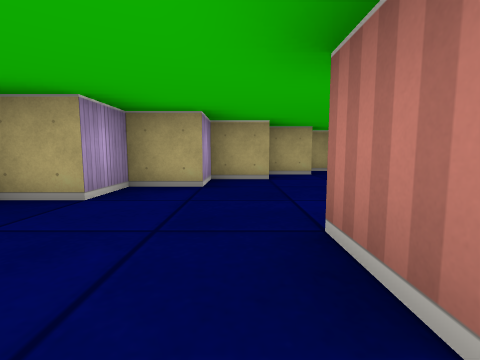
View 1 (above)

14 first-person views from a walk through a cub3D ray-caster map. The camera is about half as high as the walls, tilts 6° down and sees 85° across. The floor is counted in squares. Each view is taken from the middle of a square. On the plan, view 1 faces up. The plan holds only what a view shows up to about 9 squares ahead; the rest is blank.

View 2
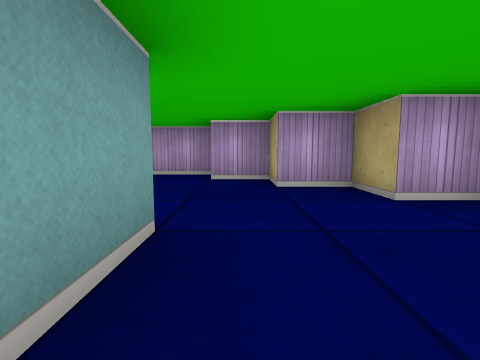

View 3
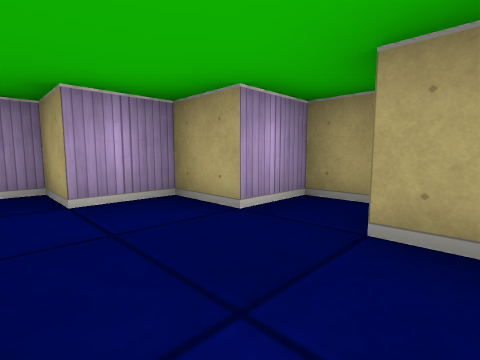

View 4
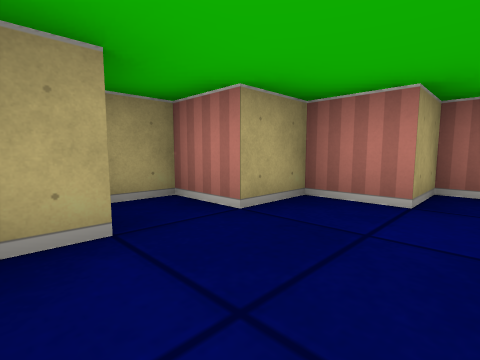

View 5
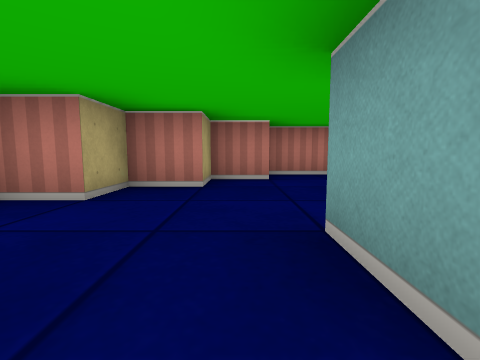

View 6
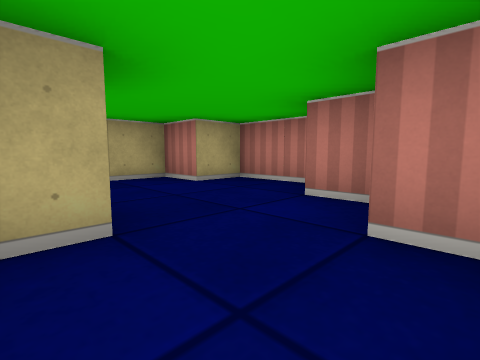

View 7
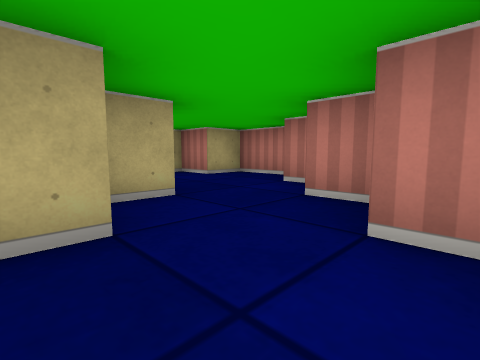

View 8
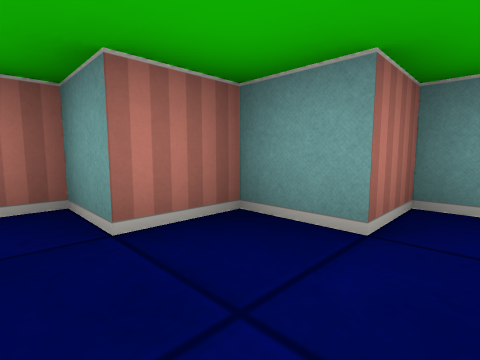

View 9
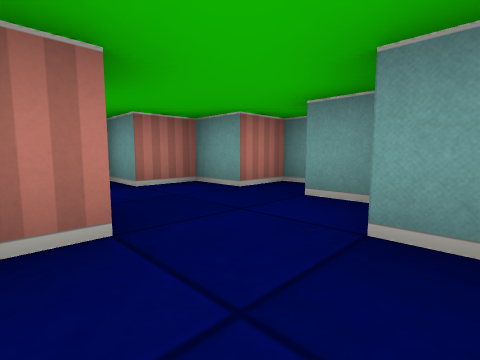

View 10
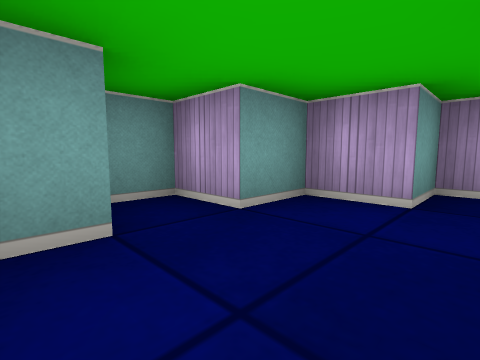

View 11
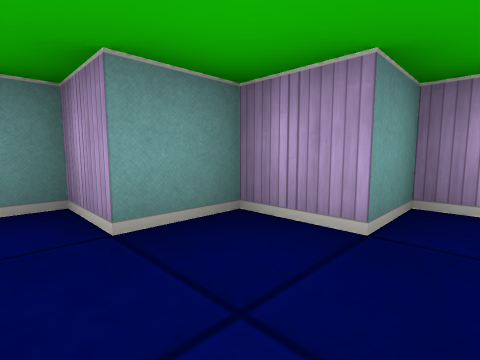

View 12
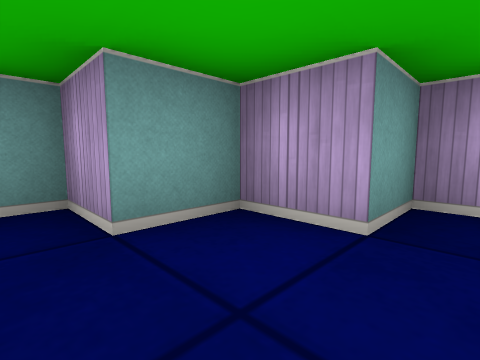

View 13
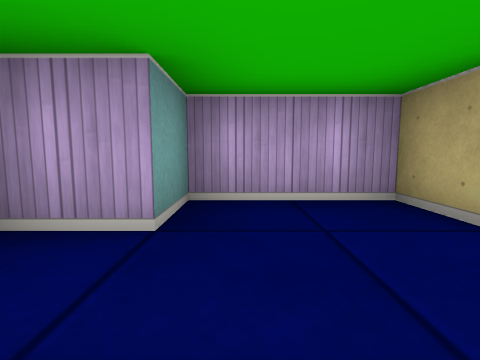

View 14
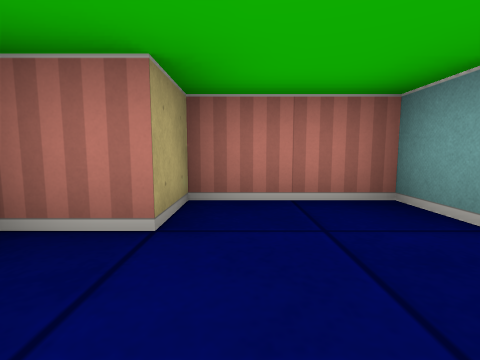

### Floor plan
Points are (right, up) in squares from view 1. A wall is a line through its corners. A room is listed if a view was taken in it or the views show most of it. See-through windows are left out.
Room 1 (views 1, 2, 3, 4, 5, 6, 7, 8, 9, 10, 11, 12, 13, 14)
walls: (1.5, 2.5) (2.5, 2.5); (0.5, 0.5) (0.5, 1.5); (-0.5, 3.5) (-1.5, 3.5) (-1.5, 2.5) (-2.5, 2.5) (-2.5, 0.5) (-1.5, 0.5) (-1.5, -0.5) (-0.5, -0.5) (-0.5, -1.5) (0.5, -1.5) (0.5, -2.5) (1.5, -2.5) (1.5, -3.5) (2.5, -3.5) (2.5, -2.5) (3.5, -2.5) (3.5, -1.5) (4.5, -1.5) (4.5, -0.5) (5.5, -0.5) (5.5, 0.5) (6.5, 0.5) (6.5, 2.5) (5.5, 2.5) (5.5, 3.5) (4.5, 3.5) (4.5, 4.5) (3.5, 4.5) (3.5, 5.5) (2.5, 5.5) (2.5, 6.5) (1.5, 6.5) (1.5, 5.5) (0.5, 5.5) (0.5, 4.5) (-0.5, 4.5) (-0.5, 3.5); (1.5, -0.6) (1.5, 0); (2.6, -0.5) (2, -0.5); (3.6, 0.5) (2.8, 0.5)

Positions as (right, up) in squares from view 1, and headings:
1: (0, 0), facing up
2: (3, 3), facing left
3: (3, 4), facing up-left
4: (1, 4), facing up-right
5: (1, 3), facing right
6: (3, -1), facing up-right
7: (2, -2), facing up-right
8: (3, 0), facing down-right
9: (0, 0), facing down-right
10: (3, -1), facing down-left
11: (1, 0), facing down-left
12: (0, 1), facing down-left
13: (0, 1), facing left
14: (4, 2), facing right
